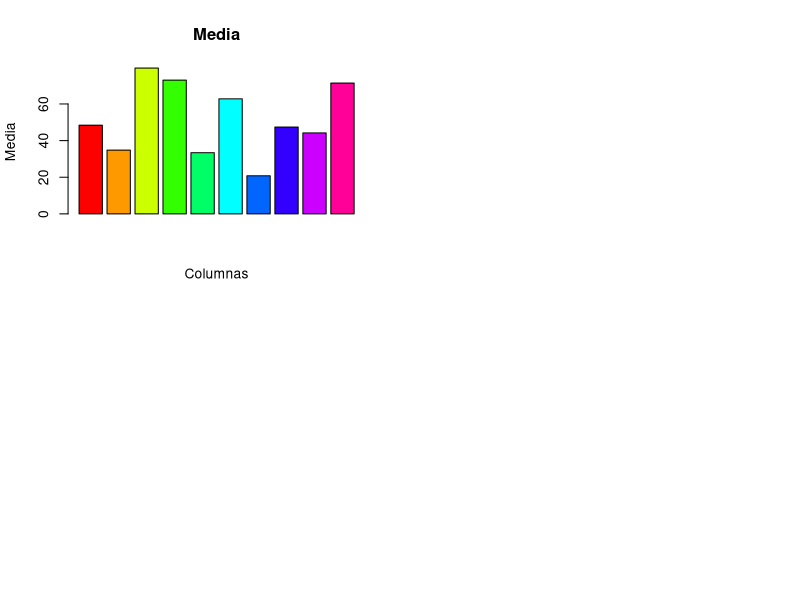
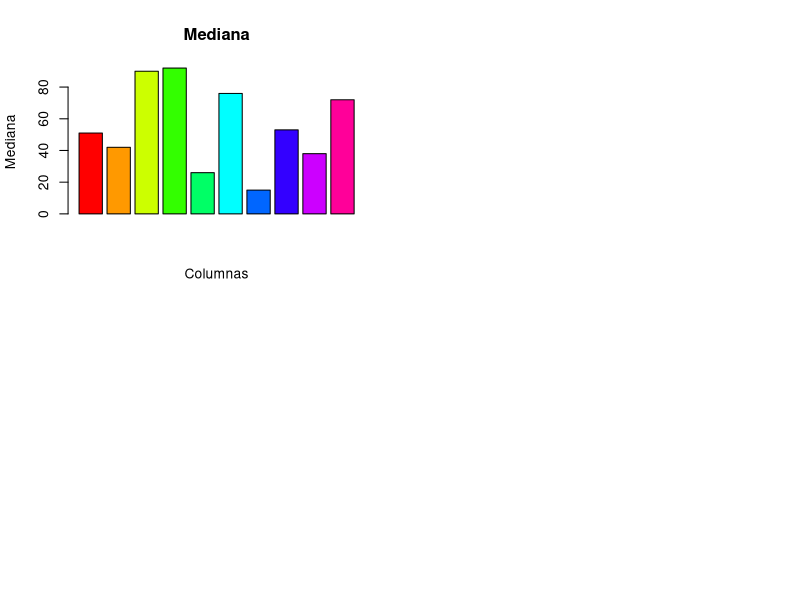
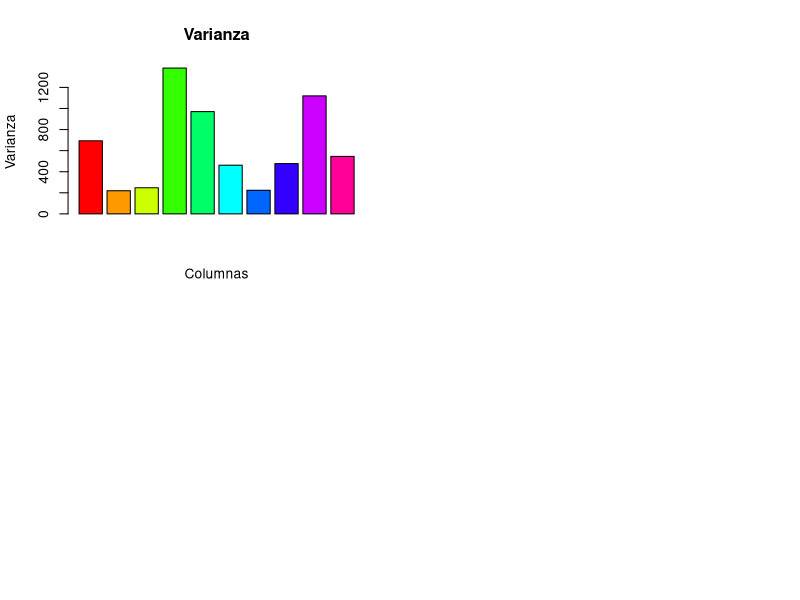
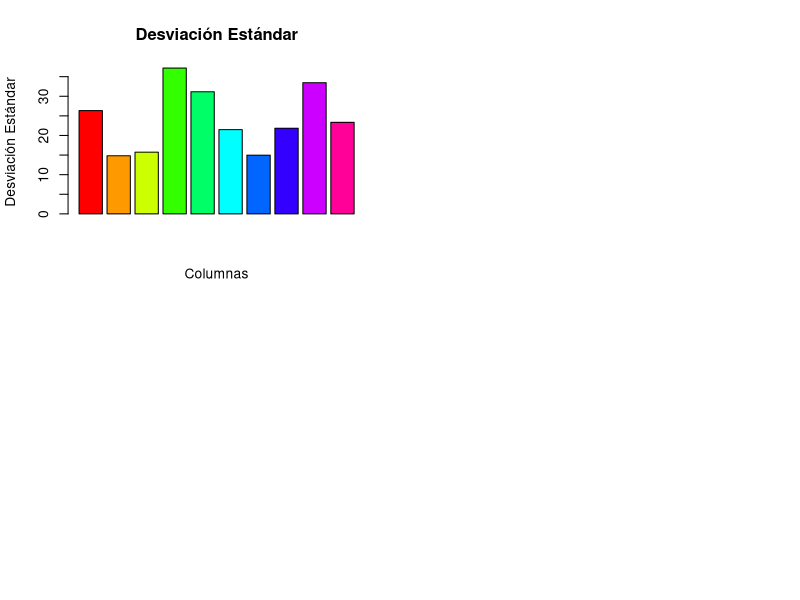

Recreate these plots in R, in order.
# 1. Creacion de matriz
# Genera una matriz de 5 filas y 10 columnas cuyos elementos sean números aleatorios
# entre 1 y 100. Asegúrate de que los valores sean reproducibles utilizando una semilla fija.
set.seed(123) # Fijamos los números random para que se repitan en cada ejcucion
matriz <- matrix(sample(1:100, 50, replace = TRUE), nrow = 5, ncol = 10)

# 2. Cálculos estadísticos
# • Calcula los siguientes valores estadísticos para cada columna de la matriz:
# • Media
# • Mediana
# • Varianza
# • Desviación estándar
# Funciones para cada calculo estadisticos
funcionMedia <- function(matriz){ 
    return(colMeans(matriz))
}

funcionMediana <- function(matriz){ 
    return(apply(matriz, 2, median))
}

funcionVarianza <- function(matriz){
    return(apply(matriz,2,var))
}

funcionDesviacion <- function(matriz){
    return(apply(matriz,2, sd))
}

# Aplicamos las funciones
medias <- funcionMedia(matriz)
medianas <- funcionMediana(matriz)
varianzas <- funcionVarianza(matriz)
desviaciones <- funcionDesviacion(matriz)

# 3. Representación gráfica
# Funcion para representar los calculos estadisticos

verGraficas <- function(calculo, texto){
    par(mfrow = c(2, 2))
    barplot(calculo, main = texto,
    xlab = "Columnas", ylab = texto,
    col = rainbow(10))
}

verGraficas(medias, "Media")
verGraficas(medianas, "Mediana")
verGraficas(varianzas, "Varianza")
verGraficas(desviaciones, "Desviación Estándar")


#4. Calcular con una funcion los siguientes datos
# • Qué columna tiene la media más alta
columna_media_maxima <- which.max(medias)
print(paste("La columna con la media más alta es la columna", columna_media_maxima))

# • Qué columna tiene la varianza más baja
columna_varianza_minima <- which.min(varianzas)
print(paste("La columna con la varianza más baja es la columna", columna_varianza_minima))

# • ¿Existe alguna columna en la que la mediana sea significativamente distinta de la
# media?

#Calculamos la diferencia entre las mediana y la media de las columnas y nos quedamos con el valor max y valor min
mediana_dif <- abs(medias - apply(matriz, 2, median))

max_mediana_dif <- which.max(mediana_dif)
valor_max_mediana_dif <- max(mediana_dif)
min_mediana_dif <- which.min(mediana_dif)
valor_min_mediana_dif <- min(mediana_dif)

print(paste("La columna con la diferencia entre la mediana y la media más grande es la columna", max_mediana_dif))
print(paste("El valor de la diferencia entre la mediana y la media más grande es", valor_max_mediana_dif))
print(paste("La columna con la diferencia entre la mediana y la media más pequeña es la columna", min_mediana_dif))
print(paste("El valor de la diferencia entre la mediana y la media más pequeña es", valor_min_mediana_dif))

# • ¿Cómo describirías el comportamiento general de la desviación estándar entre las
# columnas? Las que tienen media y mediana más alta, tienen como resultado una desviación estándar mayor.